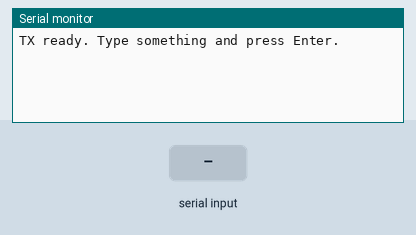
A sketch run on a simulated Arduino Uno, built with avr-gcc and run on an emulated ATmega328P. Shown: the last lines printed to the serial monitor. The test bench sets the inputs (shaded band). No radio packets arrive unless stated.

Above: at 1.2 s.
1.3 s: "1\n" received over Serial
At 2.2 s:
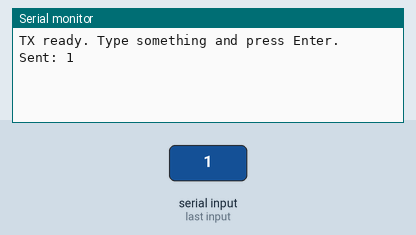
2.8 s: "0\n" received over Serial
At 3.3 s:
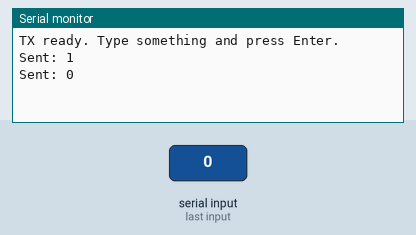
4.3 s: "2\n" received over Serial
At 5.7 s:
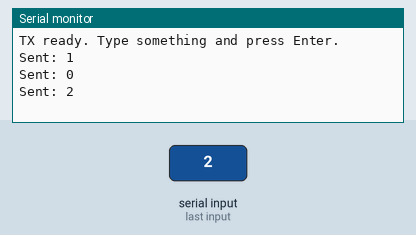

The sketch:

firmware_transmitter.ino
```cpp
#include <SPI.h>
#include <RF24.h>

RF24 radio(9, 10); // CE, CSN

const byte address[6] = "00001"; // Must match RX

void setup() {
  Serial.begin(9600);

  radio.begin();

  radio.setPALevel(RF24_PA_LOW);

  radio.setChannel(108);

  radio.openWritingPipe(address);

  radio.stopListening(); // TX mode

  Serial.println("TX ready. Type something and press Enter.");
}

void loop() {
  if (Serial.available()) {
    String message = Serial.readStringUntil('\n'); // read until Enter

    message.trim(); // remove any trailing whitespace

    if (message.length() > 0) {
      char buffer[32]; // nRF24L01 max payload ~32 bytes

      message.toCharArray(buffer, 32);

      bool ok = radio.write(&buffer, sizeof(buffer));

      if (ok) {
        Serial.println("Sent: " + message);
      } else {
        Serial.println("Send failed");
      }
    }
  }
}
```

Measured:
- after the input at 1.3 s, the serial monitor: prints a new line at once (image 1)
- after the input at 2.8 s, the serial monitor: prints a new line at once (image 2)
- after the input at 4.3 s, the serial monitor: prints a new line at once (image 3)
